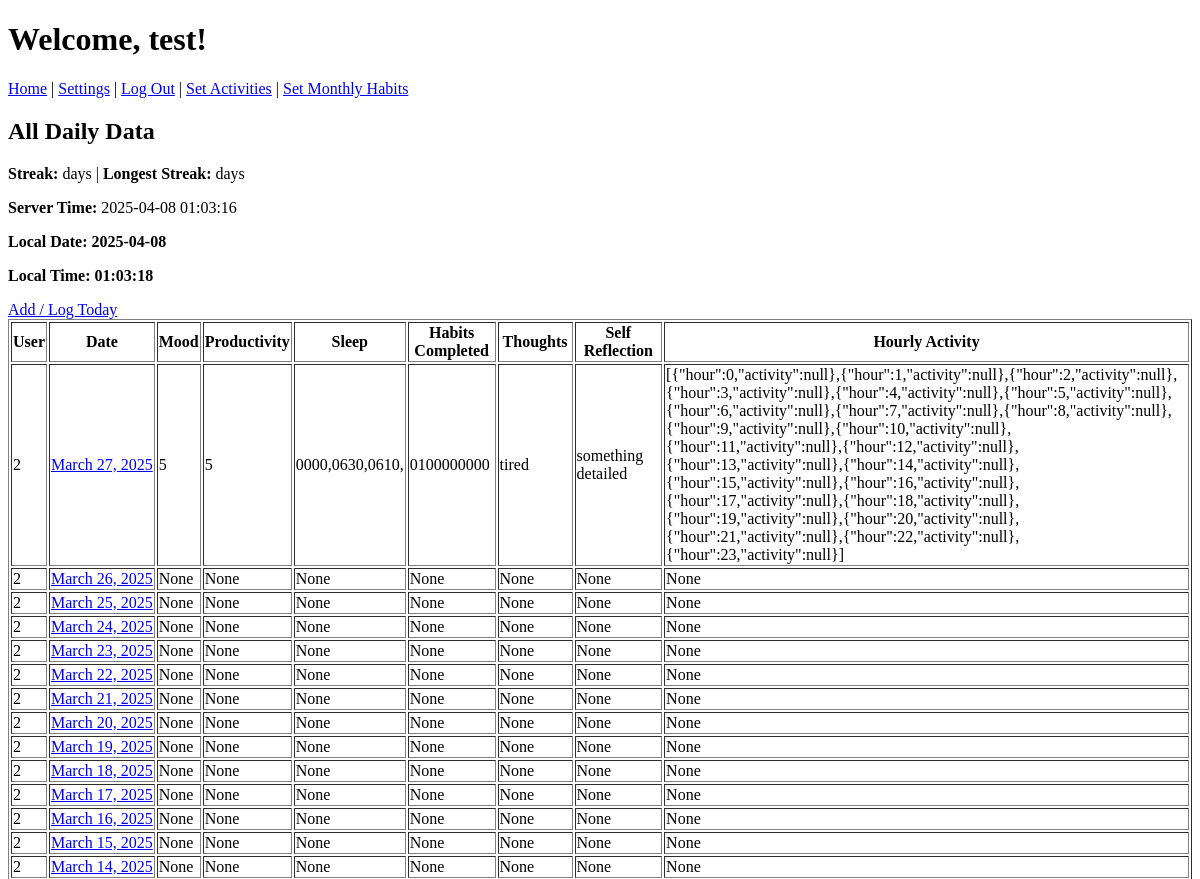
/ (signed in, upper part), run on an earlier commit of the app's database.
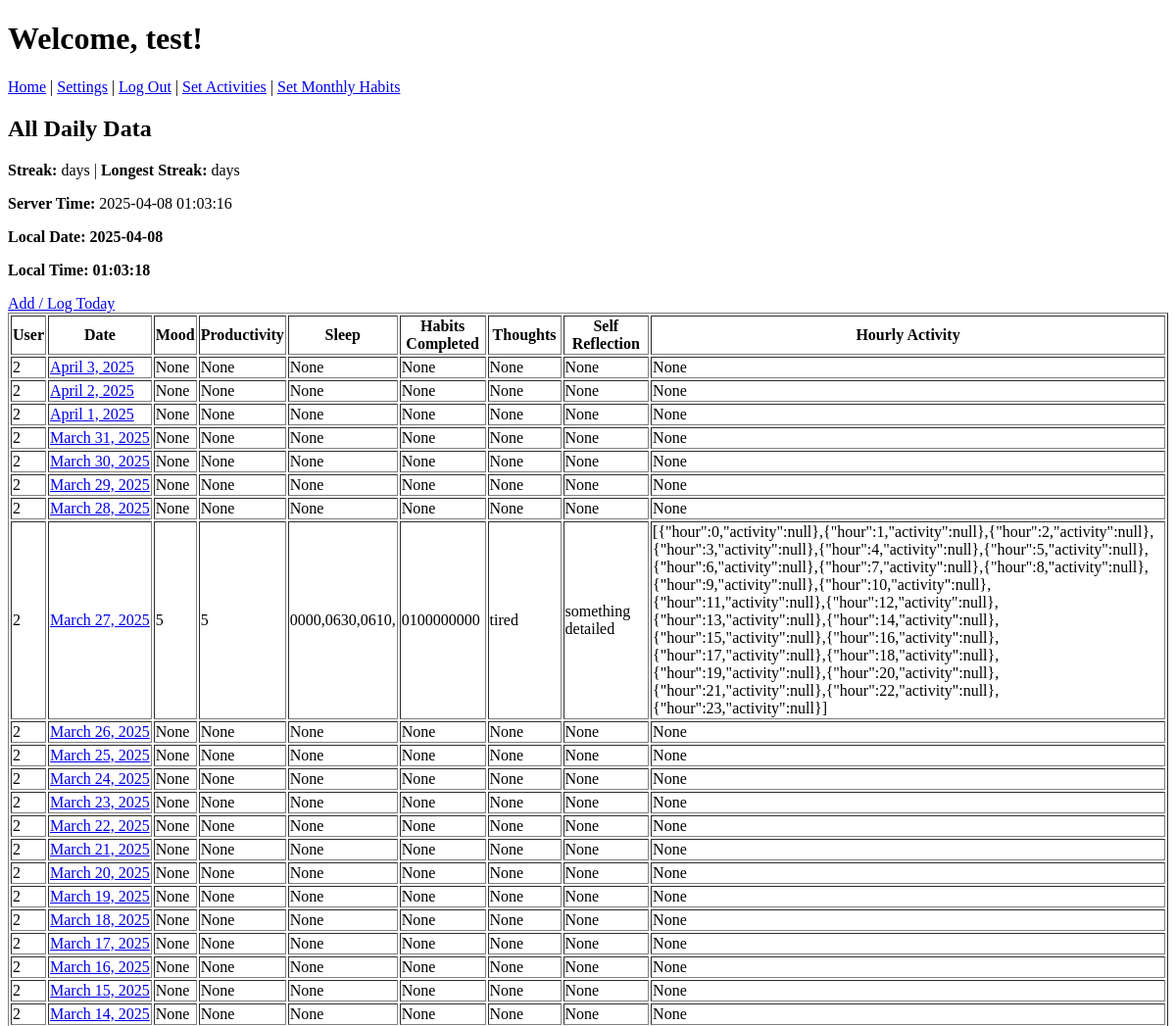
And on a later commit of the database.
### mainpage/models.py (models this page shows, shortened)
class DailyData(models.Model):
    user_id = models.IntegerField()
    date = models.DateField()
    mood_rating = models.IntegerField(null=True, blank=True)
    productivity_score = models.IntegerField(null=True, blank=True)
    sleep = models.TextField(null=True, blank=True)
    habits_completed = models.TextField(null=True, blank=True)
    thoughts = models.TextField(null=True, blank=True)
    self_reflection = models.TextField(null=True, blank=True)
    hourly_activity_logging = models.TextField(null=True, blank=True)
    class Meta:
        unique_together = ("user_id", "date")

### mainpage/views.py (the view)
# urls.py: path('', main_page_view, name='main_page'),
@login_required
def main_page_view(request):
    all_data = DailyData.objects.filter(user_id=request.user.id).order_by('-date')
    server_time = now()
    context = {
        "all_data": all_data,
        "username": request.user.username,
        "server_time": server_time,
    }
    return render(request, 'mainpage/main.html', context)

### mainpage/templates/mainpage/main.html (shortened to what this page needs)
{% extends "authapp/mainpage.html" %}
{% load static %}
{% block content %}
<h2>All Daily Data</h2>
<p><strong>Streak:</strong> {{ current_streak }} days  |
   <strong>Longest Streak:</strong> {{ longest_streak }} days
</p>
<p><strong>Server Time:</strong> {{ server_time|date:"Y-m-d H:i:s" }}</p>
<p id="local-date" style="font-weight:bold;">Date: --</p>
<p id="local-time" style="font-weight:bold;">Time: --:--:--</p>
<a id="log-today-link" href="#">Add / Log Today</a>
<table border="1">
    <tr>
        <th>User</th>
        <th>Date</th>
        <th>Mood</th>
        <th>Productivity</th>
        <th>Sleep</th>
        <th>Habits Completed</th>
        <th>Thoughts</th>
        <th>Self Reflection</th>
        <th>Hourly Activity</th>
    </tr>
    {% for row in all_data %}
    <tr>
        <td>{{ row.user_id }}</td>
        <td style="white-space: nowrap;">
            <a href="{% url 'day_view' year=row.date.year month=row.date.month day=row.date.day %}">
                {{ row.date }}
            </a>
        </td>
        <td>{{ row.mood_rating }}</td>
        <td>{{ row.productivity_score }}</td>
        <td>{{ row.sleep }}</td>
        <td>{{ row.habits_completed }}</td>
        <td>{{ row.thoughts }}</td>
        <td>{{ row.self_reflection }}</td>
        <td>{{ row.hourly_activity_logging }}</td>
    </tr>
    {% empty %}
    <tr>
      <td colspan="9">No records found.</td>
    </tr>
    {% endfor %}
</table>
{% endblock %}

What changed in the data, as far as the page shows it:
added DailyData: user_id "2", date "April 3, 2025", mood_rating "None", productivity_score "None", sleep "None", habits_completed "None", thoughts "None", self_reflection "None", hourly_activity_logging "None"
added DailyData: user_id "2", date "April 2, 2025", mood_rating "None", productivity_score "None", sleep "None", habits_completed "None", thoughts "None", self_reflection "None", hourly_activity_logging "None"
added DailyData: user_id "2", date "April 1, 2025", mood_rating "None", productivity_score "None", sleep "None", habits_completed "None", thoughts "None", self_reflection "None", hourly_activity_logging "None"
added DailyData: user_id "2", date "March 31, 2025", mood_rating "None", productivity_score "None", sleep "None", habits_completed "None", thoughts "None", self_reflection "None", hourly_activity_logging "None"
added DailyData: user_id "2", date "March 30, 2025", mood_rating "None", productivity_score "None", sleep "None", habits_completed "None", thoughts "None", self_reflection "None", hourly_activity_logging "None"
added DailyData: user_id "2", date "March 29, 2025", mood_rating "None", productivity_score "None", sleep "None", habits_completed "None", thoughts "None", self_reflection "None", hourly_activity_logging "None"
added DailyData: user_id "2", date "March 28, 2025", mood_rating "None", productivity_score "None", sleep "None", habits_completed "None", thoughts "None", self_reflection "None", hourly_activity_logging "None"
